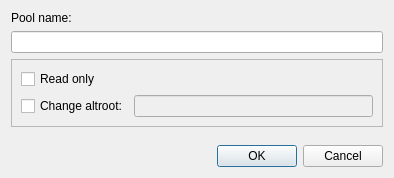
<?xml version="1.0" encoding="UTF-8"?>
<ui version="4.0">
 <class>DialogName</class>
 <widget class="QDialog" name="DialogName">
  <property name="geometry">
   <rect>
    <x>0</x>
    <y>0</y>
    <width>394</width>
    <height>178</height>
   </rect>
  </property>
  <property name="windowTitle">
   <string>Dialog</string>
  </property>
  <layout class="QVBoxLayout" name="verticalLayout">
   <item>
    <widget class="QLabel" name="nameLabel">
     <property name="text">
      <string>Pool name:</string>
     </property>
    </widget>
   </item>
   <item>
    <widget class="QLineEdit" name="nameEdit">
     <property name="styleSheet">
      <string notr="true"/>
     </property>
    </widget>
   </item>
   <item>
    <widget class="QFrame" name="frame">
     <property name="frameShape">
      <enum>QFrame::StyledPanel</enum>
     </property>
     <property name="frameShadow">
      <enum>QFrame::Raised</enum>
     </property>
     <layout class="QGridLayout" name="gridLayout">
      <item row="0" column="0">
       <widget class="QCheckBox" name="checkReadOnly">
        <property name="text">
         <string>Read only</string>
        </property>
       </widget>
      </item>
      <item row="1" column="0">
       <widget class="QCheckBox" name="checkAltRoot">
        <property name="text">
         <string>Change altroot:</string>
        </property>
       </widget>
      </item>
      <item row="1" column="1">
       <widget class="QLineEdit" name="editAltRoot">
        <property name="enabled">
         <bool>false</bool>
        </property>
       </widget>
      </item>
     </layout>
    </widget>
   </item>
   <item>
    <spacer name="verticalSpacer">
     <property name="orientation">
      <enum>Qt::Vertical</enum>
     </property>
     <property name="sizeHint" stdset="0">
      <size>
       <width>20</width>
       <height>40</height>
      </size>
     </property>
    </spacer>
   </item>
   <item>
    <widget class="QDialogButtonBox" name="buttonBox">
     <property name="orientation">
      <enum>Qt::Horizontal</enum>
     </property>
     <property name="standardButtons">
      <set>QDialogButtonBox::Cancel|QDialogButtonBox::Ok</set>
     </property>
    </widget>
   </item>
  </layout>
 </widget>
 <resources/>
 <connections>
  <connection>
   <sender>buttonBox</sender>
   <signal>accepted()</signal>
   <receiver>DialogName</receiver>
   <slot>accept()</slot>
   <hints>
    <hint type="sourcelabel">
     <x>248</x>
     <y>254</y>
    </hint>
    <hint type="destinationlabel">
     <x>157</x>
     <y>274</y>
    </hint>
   </hints>
  </connection>
  <connection>
   <sender>buttonBox</sender>
   <signal>rejected()</signal>
   <receiver>DialogName</receiver>
   <slot>reject()</slot>
   <hints>
    <hint type="sourcelabel">
     <x>316</x>
     <y>260</y>
    </hint>
    <hint type="destinationlabel">
     <x>286</x>
     <y>274</y>
    </hint>
   </hints>
  </connection>
 </connections>
</ui>
